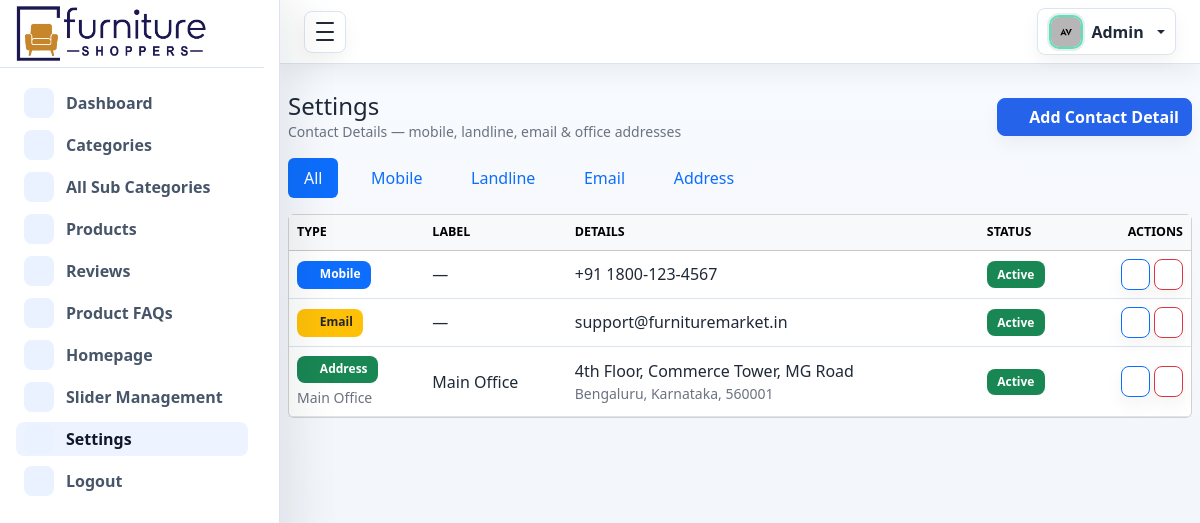
The page /admin_panel/settings.php (signed in) on the database its author committed.
### tables this page shows
CREATE TABLE `contact_details` (
  `id` bigint(20) UNSIGNED NOT NULL,
  `type` enum('mobile','landline','email','address') NOT NULL,
  `label` varchar(150) DEFAULT NULL,
  `value` varchar(255) DEFAULT NULL,
  `address_type` enum('Main Office','Branch','Godown') DEFAULT NULL,
  `address_line` varchar(500) DEFAULT NULL,
  `city` varchar(100) DEFAULT NULL,
  `state` varchar(100) DEFAULT NULL,
  `pincode` varchar(10) DEFAULT NULL,
  `sort_order` int(11) DEFAULT 0,
  `status` tinyint(1) DEFAULT 1,
  `created_at` timestamp NOT NULL DEFAULT current_timestamp(),
  `updated_at` timestamp NOT NULL DEFAULT current_timestamp() ON UPDATE current_timestamp()
);

### admin_panel/config/helpers.php (called while the page is built, shortened)
<?php
function csrf_token(): string
{
    return $_SESSION['csrf_token'];
}
function e(?string $value): string
{
    return htmlspecialchars((string)($value ?? ''), ENT_QUOTES, 'UTF-8');
}

### admin_panel/settings.php (the view, shortened to what this page needs)
<?php
require __DIR__ . '/config/helpers.php';
if (isset($_SESSION['adminId'])) {
  include './layouts/header.php';
  $contacts = $pdo->query("SELECT * FROM contact_details ORDER BY FIELD(type,'mobile','landline','email','address'), sort_order ASC, id DESC")->fetchAll();
  $csrfToken = csrf_token();
  function typeIcon(string $type): string
  {
    return match ($type) {
      'mobile'   => 'bi-phone',
      'landline' => 'bi-telephone',
      'email'    => 'bi-envelope',
      'address'  => 'bi-geo-alt',
      default    => 'bi-dot',
    };
  }
  function typeBadgeClass(string $type): string
  {
    return match ($type) {
      'mobile'   => 'bg-primary',
      'landline' => 'bg-info text-dark',
      'email'    => 'bg-warning text-dark',
      'address'  => 'bg-success',
      default    => 'bg-secondary',
    };
  }
?>
  <main class="dashboard-content">
    <div class="container-fluid px-3 px-lg-2 py-3">
      <div class="d-flex justify-content-between align-items-center mb-3">
        <div>
          <h4 class="mb-0">Settings</h4>
          <div class="text-muted small">Contact Details — mobile, landline, email &amp; office addresses</div>
        </div>
        <button class="btn btn-primary" data-bs-toggle="modal" data-bs-target="#contactModal" onclick="resetForm()">
          <i class="bi bi-plus-circle"></i> Add Contact Detail
        </button>
      </div>
      <ul class="nav nav-pills mb-3" id="filterTabs">
        <li class="nav-item"><button class="nav-link active" data-filter="all">All</button></li>
        <li class="nav-item"><button class="nav-link" data-filter="mobile"><i class="bi bi-phone"></i> Mobile</button></li>
        <li class="nav-item"><button class="nav-link" data-filter="landline"><i class="bi bi-telephone"></i> Landline</button></li>
        <li class="nav-item"><button class="nav-link" data-filter="email"><i class="bi bi-envelope"></i> Email</button></li>
        <li class="nav-item"><button class="nav-link" data-filter="address"><i class="bi bi-geo-alt"></i> Address</button></li>
      </ul>
      <div class="card">
        <div class="card-body p-0">
          <table class="table table-hover align-middle mb-0">
            <thead class="table-light">
              <tr>
                <th>Type</th>
                <th>Label</th>
                <th>Details</th>
                <th>Status</th>
                <th class="text-end">Actions</th>
              </tr>
            </thead>
            <tbody>
              <?php foreach ($contacts as $c): ?>
                <tr data-type="<?= e($c['type']) ?>">
                  <td>
                    <span class="badge <?= typeBadgeClass($c['type']) ?>">
                      <i class="bi <?= typeIcon($c['type']) ?>"></i> <?= ucfirst($c['type']) ?>
                    </span>
                    <?php if ($c['type'] === 'address'): ?>
                      <div class="small text-muted mt-1"><?= e($c['address_type']) ?></div>
                    <?php endif; ?>
                  </td>
                  <td><?= e($c['label'] ?: '—') ?></td>
                  <td>
                    <?php if ($c['type'] === 'address'): ?>
                      <?= nl2br(e($c['address_line'])) ?>
                      <?php
                      $parts = array_filter([$c['city'], $c['state'], $c['pincode']]);
                      if ($parts) echo '<div class="small text-muted">' . e(implode(', ', $parts)) . '</div>';
                      ?>
                    <?php else: ?>
                      <?= e($c['value']) ?>
                    <?php endif; ?>
                  </td>
                  <td>
                    <a href="settings.php?action=toggle&id=<?= (int)$c['id'] ?>&csrf_token=<?= e($csrfToken) ?>"
                      class="badge text-decoration-none <?= $c['status'] ? 'bg-success' : 'bg-secondary' ?>">
                      <?= $c['status'] ? 'Active' : 'Inactive' ?>
                    </a>
                  </td>
                  <td class="text-end">
                    <button class="btn btn-sm btn-outline-primary edit-btn"
                      data-id="<?= (int)$c['id'] ?>"
                      data-type="<?= e($c['type']) ?>"
                      data-label="<?= e($c['label']) ?>"
                      data-value="<?= e($c['value']) ?>"
                      data-address_type="<?= e($c['address_type']) ?>"
                      data-address_line="<?= e($c['address_line']) ?>"
                      data-city="<?= e($c['city']) ?>"
                      data-state="<?= e($c['state']) ?>"
                      data-pincode="<?= e($c['pincode']) ?>"
                      data-sort_order="<?= (int)$c['sort_order'] ?>"
                      data-status="<?= (int)$c['status'] ?>">
                      <i class="bi bi-pencil"></i>
                    </button>
                    <a href="javascript:void(0)" class="btn btn-sm btn-outline-danger delete-btn"
                      data-id="<?= (int)$c['id'] ?>"
                      data-title="<?= e($c['label'] ?: ucfirst($c['type'])) ?>">
                      <i class="bi bi-trash"></i>
                    </a>
                  </td>
                </tr>
              <?php endforeach; ?>
            </tbody>
          </table>
        </div>
      </div>
    </div>
    </div>
  <?php
  include "./layouts/footer.php";
  ?>
<?php
} else {
  header("Location:index.php");
}
?>

### admin_panel/assets/css/style.css (style rules this page uses)
:root { --sidebar-width: 280px; --sidebar-mini-width: 84px; --admin-bg: #f5f7fb; --admin-surface: #ffffff; --admin-surface-soft: #f8fafc; --admin-border: #dbe4ef; --admin-text: #1f2937; --admin-muted: #6b7280; --admin-primary: #2563eb; --admin-primary-dark: #1d4ed8; --admin-success: #0f766e; --admin-warning: #d97706; --admin-danger: #dc2626; --admin-sidebar: #111827; --admin-sidebar-soft: #1f2937; --admin-shadow-sm: 0 10px 24px rgba(15, 23, 42, 0.06); --admin-shadow: 0 18px 46px rgba(15, 23, 42, 0.09); --admin-shadow-lg: 0 26px 70px rgba(15, 23, 42, 0.12); --admin-ring: 0 0 0 4px rgba(37, 99, 235, 0.12); }
* { box-sizing: border-box; }
html { min-height: 100%; }
body { min-height: 100vh; margin: 0; background: linear-gradient(180deg, #f8fbff 0%, var(--admin-bg) 42%, #eef4fa 100%); color: var(--admin-text); font-family: "Segoe UI", Arial, sans-serif; }
a { text-decoration: none; }
.dashboard-content { min-height: calc(100vh - 132px); }
.dashboard-content>.container-fluid { padding-top: 1.75rem !important; padding-bottom: 1.75rem !important; }
.btn { border-radius: 8px; font-weight: 700; box-shadow: 0 8px 18px rgba(15, 23, 42, 0.05); transition: border-color 0.16s ease, background 0.16s ease, box-shadow 0.16s ease, transform 0.16s ease; }
.btn-primary { border-color: var(--admin-primary); background: var(--admin-primary); }
.table { --bs-table-bg: transparent; }
.table thead th { color: #000; font-size: 0.78rem; text-transform: uppercase; white-space: nowrap; }
.table tbody tr { transition: background 0.16s ease; }
.badge { border-radius: 8px; padding: 0.45rem 0.65rem; }
.btn { display: inline-flex; align-items: center; justify-content: center; gap: 0.4rem; }
.text-muted { color: var(--admin-muted) !important; }
html[data-theme="light"] { color-scheme: light; }
body, .admin-navbar, .admin-sidebar, .admin-main, .metric-card, .panel, .auth-card, .error-card, .dropdown-menu, .modal-content, .form-control, .form-select { transition: background-color 0.18s ease, border-color 0.18s ease, color 0.18s ease, box-shadow 0.18s ease; }
.table { --bs-table-color: var(--admin-text); --bs-table-border-color: var(--admin-border); color: var(--admin-text); }
html:not([data-theme="dark"]) { --admin-sidebar: #ffffff; --admin-sidebar-soft: #eef4ff; --admin-sidebar-border: #dbe4ef; --admin-sidebar-text: #475569; --admin-sidebar-text-strong: #0f172a; --admin-sidebar-muted: #64748b; --admin-sidebar-icon-bg: #eaf2ff; --admin-sidebar-icon: #2563eb; --admin-sidebar-shadow: 18px 0 42px rgba(15, 23, 42, 0.08); }
.nav-pills .nav-link.active { background: #0d6efd; }
.table td { vertical-align: middle; }

### rows shown on the page
contact_details: type "Mobile", label "—", value "+91 1800-123-4567", status "Active"
contact_details: type "Email", label "—", value "support@furnituremarket.in", status "Active"
contact_details: type "Address", address_type "Main Office", label "Main Office", address_line "4th Floor, Commerce Tower, MG Road", parts "Bengaluru, Karnataka, 560001", status "Active"
